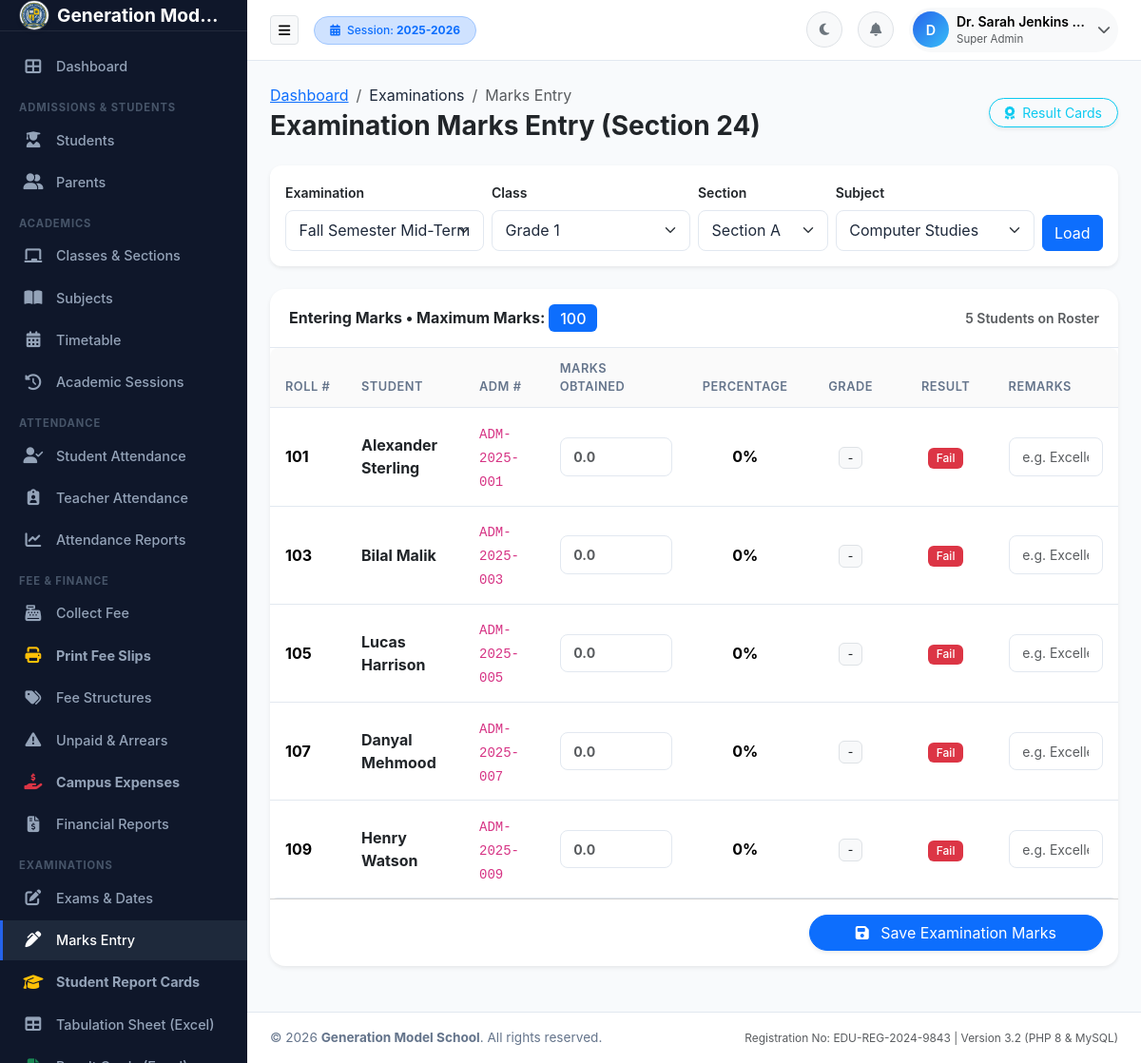
Screenshot of /examinations/marks.php (signed in) with the database file from the repository.
### tables this page shows
CREATE TABLE academic_sessions (
    id INT AUTO_INCREMENT PRIMARY KEY,
    session_name VARCHAR(50) NOT NULL UNIQUE,
    start_date DATE NOT NULL,
    end_date DATE NOT NULL,
    is_current TINYINT(1) DEFAULT 0,
    status ENUM('active', 'inactive', 'archived') DEFAULT 'active',
    created_at TIMESTAMP DEFAULT CURRENT_TIMESTAMP
);

CREATE TABLE exam_subjects (
    id INT AUTO_INCREMENT PRIMARY KEY,
    exam_id INT NOT NULL,
    class_id INT NOT NULL,
    subject_id INT NOT NULL,
    exam_date DATE NOT NULL,
    start_time TIME NOT NULL,
    end_time TIME NOT NULL,
    max_marks INT DEFAULT 100,
    pass_marks INT DEFAULT 40,
    room_no VARCHAR(50) NULL,
    FOREIGN KEY (exam_id) REFERENCES exams(id) ON DELETE CASCADE,
    FOREIGN KEY (class_id) REFERENCES classes(id) ON DELETE CASCADE,
    FOREIGN KEY (subject_id) REFERENCES subjects(id) ON DELETE CASCADE
);

CREATE TABLE students (
    id INT AUTO_INCREMENT PRIMARY KEY,
    user_id INT NULL,
    parent_id INT NULL,
    admission_no VARCHAR(50) NOT NULL UNIQUE,
    roll_no VARCHAR(50) NULL,
    first_name VARCHAR(100) NOT NULL,
    last_name VARCHAR(100) NOT NULL,
    gender ENUM('Male', 'Female', 'Other') NOT NULL,
    dob DATE NOT NULL,
    cnic_bform VARCHAR(50) NULL,
    phone VARCHAR(50) NULL,
    email VARCHAR(150) NULL,
    address TEXT NULL,
    city VARCHAR(100) NULL,
    province VARCHAR(100) NULL,
    admission_date DATE NOT NULL,
    session_id INT NOT NULL,
    class_id INT NOT NULL,
    section_id INT NOT NULL,
    previous_school VARCHAR(255) NULL,
    blood_group VARCHAR(10) NULL,
    photo VARCHAR(255) DEFAULT 'default-student.png',
    status ENUM('active', 'inactive', 'promoted', 'graduated', 'transferred') DEFAULT 'active',
    created_at TIMESTAMP DEFAULT CURRENT_TIMESTAMP,
    updated_at TIMESTAMP DEFAULT CURRENT_TIMESTAMP ON UPDATE CURRENT_TIMESTAMP,
    FOREIGN KEY (user_id) REFERENCES users(id) ON DELETE SET NULL,
    FOREIGN KEY (parent_id) REFERENCES parents(id) ON DELETE SET NULL,
    FOREIGN KEY (session_id) REFERENCES academic_sessions(id),
    FOREIGN KEY (class_id) REFERENCES classes(id),
    FOREIGN KEY (section_id) REFERENCES sections(id),
    INDEX idx_student_class_sec (class_id, section_id),
    INDEX idx_student_status (status)
);

### includes/functions.php (called while the page is built, shortened)
<?php
require_once __DIR__ . '/../config/config.php';
function getActiveSession() {
    global $pdo;
    $stmt = $pdo->query("SELECT * FROM academic_sessions WHERE is_current = 1 LIMIT 1");
    $activeSession = $stmt->fetch();
    return $activeSession;
}
function getAllClasses() {
    global $pdo;
    $stmt = $pdo->query("SELECT * FROM classes ORDER BY numeric_level ASC, class_name ASC");
    return $stmt->fetchAll();
}
function getSections($classId = null) {
    global $pdo;
    if ($classId) {
        $stmt = $pdo->prepare("SELECT * FROM sections WHERE class_id = ? ORDER BY section_name ASC");
        $stmt->execute([$classId]);
        return $stmt->fetchAll();
    }
    $stmt = $pdo->query("SELECT s.*, c.class_name FROM sections s JOIN classes c ON s.class_id = c.id ORDER BY c.numeric_level, s.section_name");
    return $stmt->fetchAll();
}

### config/config.php (called while the page is built, shortened)
<?php
function e($string) {
    return htmlspecialchars((string)($string ?? ''), ENT_QUOTES, 'UTF-8');
}

### includes/auth.php (called while the page is built, shortened)
<?php
require_once __DIR__ . '/../config/config.php';
function isLoggedIn() {
    return isset($_SESSION['user_id']) && !empty($_SESSION['user_id']);
}
function getCurrentUser() {
    if (isset($_SESSION['user_data'])) {
        return $_SESSION['user_data'];
    }
    return null;
}

### examinations/marks.php (the view, shortened to what this page needs)
<?php
require_once __DIR__ . '/../config/config.php';
require_once __DIR__ . '/../includes/auth.php';
require_once __DIR__ . '/../includes/permissions.php';
require_once __DIR__ . '/../includes/functions.php';
$allExams = $pdo->query("SELECT * FROM exams ORDER BY start_date DESC")->fetchAll();
$allClasses = getAllClasses();
$examId = (int)($_GET['exam_id'] ?? ($allExams[0]['id'] ?? 1));
$classId = (int)($_GET['class_id'] ?? ($allClasses[0]['id'] ?? 1));
$sectionId = (int)($_GET['section_id'] ?? 1);
$sections = getSections($classId);
$subjects = $pdo->query("SELECT id, subject_name, max_marks, pass_marks FROM subjects WHERE class_id = {$classId} ORDER BY subject_name ASC")->fetchAll();
$subjectId = (int)($_GET['subject_id'] ?? ($subjects[0]['id'] ?? 1));
$esStmt = $pdo->prepare("SELECT id, max_marks, pass_marks FROM exam_subjects WHERE exam_id = ? AND class_id = ? AND subject_id = ? LIMIT 1");
$esStmt->execute([$examId, $classId, $subjectId]);
$examSubject = $esStmt->fetch();
if (!$examSubject && !empty($subjects)) {
    $subInfo = $pdo->query("SELECT max_marks, pass_marks FROM subjects WHERE id = {$subjectId}")->fetch();
    $maxM = $subInfo['max_marks'] ?? 100;
    $passM = $subInfo['pass_marks'] ?? 40;
    $ins = $pdo->prepare("INSERT INTO exam_subjects (exam_id, class_id, subject_id, exam_date, start_time, end_time, max_marks, pass_marks) VALUES (?, ?, ?, CURDATE(), '09:00:00', '11:00:00', ?, ?)");
    $ins->execute([$examId, $classId, $subjectId, $maxM, $passM]);
    $examSubjectId = (int)$pdo->lastInsertId();
    $maxMarks = $maxM;
} else {
    $examSubjectId = $examSubject['id'] ?? 1;
    $maxMarks = $examSubject['max_marks'] ?? 100;
}
$stStmt = $pdo->prepare("
    SELECT s.id, s.admission_no, s.roll_no, s.first_name, s.last_name,
           m.marks_obtained, m.percentage, m.grade, m.is_passed, m.remarks
    FROM students s
    LEFT JOIN marks m ON s.id = m.student_id AND m.exam_subject_id = ?
    WHERE s.class_id = ? AND s.section_id = ? AND s.status = 'active'
    ORDER BY s.roll_no ASC, s.first_name ASC
");
$stStmt->execute([$examSubjectId, $classId, $sectionId]);
$students = $stStmt->fetchAll();
require_once __DIR__ . '/../includes/header.php';
?>
<div class="d-flex flex-column flex-md-row justify-content-between align-items-md-center mb-4 gap-3 no-print">
    <div>
        <nav aria-label="breadcrumb">
            <ol class="breadcrumb mb-1">
                <li class="breadcrumb-item"><a href="<?= BASE_PATH ?>/dashboard.php">Dashboard</a></li>
                <li class="breadcrumb-item">Examinations</li>
                <li class="breadcrumb-item active">Marks Entry</li>
            </ol>
        </nav>
        <h3 class="fw-bold text-dark mb-0">Examination Marks Entry (Section 24)</h3>
    </div>
    <div class="d-flex gap-2">
        <a href="<?= BASE_PATH ?>/examinations/results.php" class="btn btn-outline-info btn-sm rounded-pill px-3 shadow-sm">
            <i class="fas fa-award me-1"></i> Result Cards
        </a>
    </div>
</div>
<div class="card border-0 shadow-sm mb-4 no-print">
    <div class="card-body p-3">
        <form action="<?= BASE_PATH ?>/examinations/marks.php" method="GET" class="row g-2 align-items-end">
            <div class="col-md-3">
                <label class="form-label small fw-semibold">Examination</label>
                <select name="exam_id" class="form-select" onchange="this.form.submit()">
                    <?php foreach ($allExams as $ex): ?>
                        <option value="<?= $ex['id'] ?>" <?= $examId == $ex['id'] ? 'selected' : '' ?>>
                            <?= e($ex['title']) ?>
                        </option>
                    <?php endforeach; ?>
                </select>
            </div>
            <div class="col-md-3">
                <label class="form-label small fw-semibold">Class</label>
                <select name="class_id" class="form-select class-select" data-target-section="mSecSelect" onchange="this.form.submit()">
                    <?php foreach ($allClasses as $c): ?>
                        <option value="<?= $c['id'] ?>" <?= $classId == $c['id'] ? 'selected' : '' ?>>
                            <?= e($c['class_name']) ?>
                        </option>
                    <?php endforeach; ?>
                </select>
            </div>
            <div class="col-md-2">
                <label class="form-label small fw-semibold">Section</label>
                <select name="section_id" id="mSecSelect" class="form-select" onchange="this.form.submit()">
                    <?php foreach ($sections as $s): ?>
                        <option value="<?= $s['id'] ?>" <?= $sectionId == $s['id'] ? 'selected' : '' ?>>
                            <?= e($s['section_name']) ?>
                        </option>
                    <?php endforeach; ?>
                </select>
            </div>
            <div class="col-md-3">
                <label class="form-label small fw-semibold">Subject</label>
                <select name="subject_id" class="form-select" onchange="this.form.submit()">
                    <?php foreach ($subjects as $sub): ?>
                        <option value="<?= $sub['id'] ?>" <?= $subjectId == $sub['id'] ? 'selected' : '' ?>>
                            <?= e($sub['subject_name']) ?>
                        </option>
                    <?php endforeach; ?>
                </select>
            </div>
            <div class="col-md-1">
                <button type="submit" class="btn btn-primary w-100">Load</button>
            </div>
        </form>
    </div>
</div>
<form action="<?= BASE_PATH ?>/examinations/marks.php" method="POST">
    <div class="card border-0 shadow-sm rounded-4 mb-4">
        <div class="card-header bg-transparent py-3 d-flex justify-content-between align-items-center">
            <h6 class="fw-bold mb-0 text-dark">
                Entering Marks &bull; Maximum Marks: <span class="badge bg-primary fs-6"><?= $maxMarks ?></span>
            </h6>
            <span class="small text-muted"><?= count($students) ?> Students on Roster</span>
        </div>
        <div class="card-body p-0">
            <div class="table-responsive">
                <table class="table table-hover align-middle mb-0">
                    <thead class="table-light">
                        <tr>
                            <th width="80">Roll #</th>
                            <th>Student</th>
                            <th>Adm #</th>
                            <th width="150">Marks Obtained</th>
                            <th width="120" class="text-center">Percentage</th>
                            <th width="100" class="text-center">Grade</th>
                            <th width="100" class="text-center">Result</th>
                            <th>Remarks</th>
                        </tr>
                    </thead>
                    <tbody>
                        <?php if (empty($students)): ?>
                            <tr><td colspan="8" class="text-center py-5 text-muted">No students found in this class section.</td></tr>
                        <?php else: ?>
                            <?php foreach ($students as $st):
                                $obt = $st['marks_obtained'] !== null ? $st['marks_obtained'] : '';
                                $pct = $st['percentage'] !== null ? $st['percentage'] : 0;
                                $grd = $st['grade'] ?: '-';
                                $pass = ($st['is_passed'] == 1);
                            ?>
                                <tr class="marks-entry-row">
                                    <td><strong><?= e($st['roll_no'] ?: '-') ?></strong></td>
                                    <td>
                                        <div class="fw-bold text-dark"><?= e($st['first_name'] . ' ' . $st['last_name']) ?></div>
                                    </td>
                                    <td><code><?= e($st['admission_no']) ?></code></td>
                                    <td>
                                        <input type="number" step="0.5" name="marks_obtained[<?= $st['id'] ?>]" class="form-control form-control-sm fw-bold obtained-marks text-primary" max="<?= $maxMarks ?>" min="0" value="<?= $obt ?>" placeholder="0.0">
                                    </td>
                                    <td class="text-center fw-bold percent-display"><?= $pct ?>%</td>
                                    <td class="text-center">
                                        <span class="badge bg-light text-dark border grade-display"><?= $grd ?></span>
                                    </td>
                                    <td class="text-center">
                                        <span class="badge <?= $pass ? 'bg-success' : 'bg-danger' ?> status-display">
                                            <?= $pass ? 'Pass' : 'Fail' ?>
                                        </span>
                                    </td>
                                    <td>
                                        <input type="text" name="remarks[<?= $st['id'] ?>]" class="form-control form-control-sm" placeholder="e.g. Excellent" value="<?= e($st['remarks'] ?? '') ?>">
                                    </td>
                                </tr>
                            <?php endforeach; ?>
                        <?php endif; ?>
                    </tbody>
                </table>
            </div>
        </div>
        <?php if (!empty($students)): ?>
            <div class="card-footer bg-transparent py-3 text-end">
                <button type="submit" class="btn btn-primary px-5 rounded-pill shadow-sm">
                    <i class="fas fa-save me-2"></i> Save Examination Marks
                </button>
            </div>
        <?php endif; ?>
    </div>
</form>
<?php require_once __DIR__ . '/../includes/footer.php'; ?>

### includes/navbar.php (shortened to what this page needs)
<header class="app-navbar">
    <div class="d-flex align-items-center">
        <button type="button" class="btn btn-light border btn-sm me-3" id="sidebarToggle" aria-label="Toggle Sidebar">
            <i class="fas fa-bars"></i>
        </button>
        <div class="d-none d-md-block">
            <span class="badge bg-primary-subtle text-primary border border-primary-subtle px-3 py-2 rounded-pill">
                <i class="fas fa-calendar-alt me-1"></i> Session: <strong><?= e($activeSession['session_name'] ?? '2025-2026') ?></strong>
            </span>
        </div>
    </div>
    <div class="nav-actions">
        <button class="btn btn-light border btn-sm rounded-circle d-flex align-items-center justify-content-center" id="themeToggleBtn" style="width: 38px; height: 38px;" title="Toggle Dark/Light Mode">
            <i class="fas fa-moon text-secondary"></i>
        </button>
        <div class="dropdown">
            <button class="btn btn-light border btn-sm rounded-circle position-relative d-flex align-items-center justify-content-center" style="width: 38px; height: 38px;" id="notificationsDropdown" data-bs-toggle="dropdown" aria-expanded="false">
                <i class="fas fa-bell text-secondary"></i>
            </button>
        </div>
        <div class="dropdown">
            <button class="btn btn-light border-0 p-1 d-flex align-items-center rounded-pill" id="userMenuDropdown" data-bs-toggle="dropdown" aria-expanded="false">
                <div class="avatar-initials me-2">
                    <?= strtoupper(substr($currentUser['full_name'] ?? 'U', 0, 1)) ?>
                </div>
                <div class="text-start d-none d-lg-block me-2">
                    <div class="fw-semibold small text-truncate" style="max-width: 140px;"><?= e($currentUser['full_name'] ?? 'User') ?></div>
                    <div class="text-muted" style="font-size: 0.72rem;"><?= e($currentUser['role_display'] ?? 'Staff') ?></div>
                </div>
                <i class="fas fa-chevron-down text-muted small me-1"></i>
            </button>
        </div>
    </div>
</header>

### rows the page displays
academic_sessions: session_name "2025-2026"
exam_subjects: max_marks "100"
students: roll_no "101", first_name+last_name "Alexander Sterling", admission_no "ADM-2025-001", pct "0", grd "-"
students: roll_no "103", first_name+last_name "Bilal Malik", admission_no "ADM-2025-003", pct "0", grd "-"
students: roll_no "105", first_name+last_name "Lucas Harrison", admission_no "ADM-2025-005", pct "0", grd "-"
students: roll_no "107", first_name+last_name "Danyal Mehmood", admission_no "ADM-2025-007", pct "0", grd "-"
students: roll_no "109", first_name+last_name "Henry Watson", admission_no "ADM-2025-009", pct "0", grd "-"

### other values shown
getSetting('school_name', 'Generation Model School') "Generation Mod…"
substr($currentUser['full_name'] ?? 'U', 0, 1) "D"
$currentUser['full_name'] "Dr. Sarah Jenkins…"
$currentUser['role_display'] "Super Admin"
count($students) "5"
getSetting('school_name', 'EduManage School Management System') "Generation Model School"
getSetting('registration_no', 'EDU-REG-2024-9843') "EDU-REG-2024-9843"
form field exam_id "Fall Semester Mid-Terms 2026"
form field class_id "Grade 1"
form field section_id "Section A"
form field subject_id "Computer Studies"
